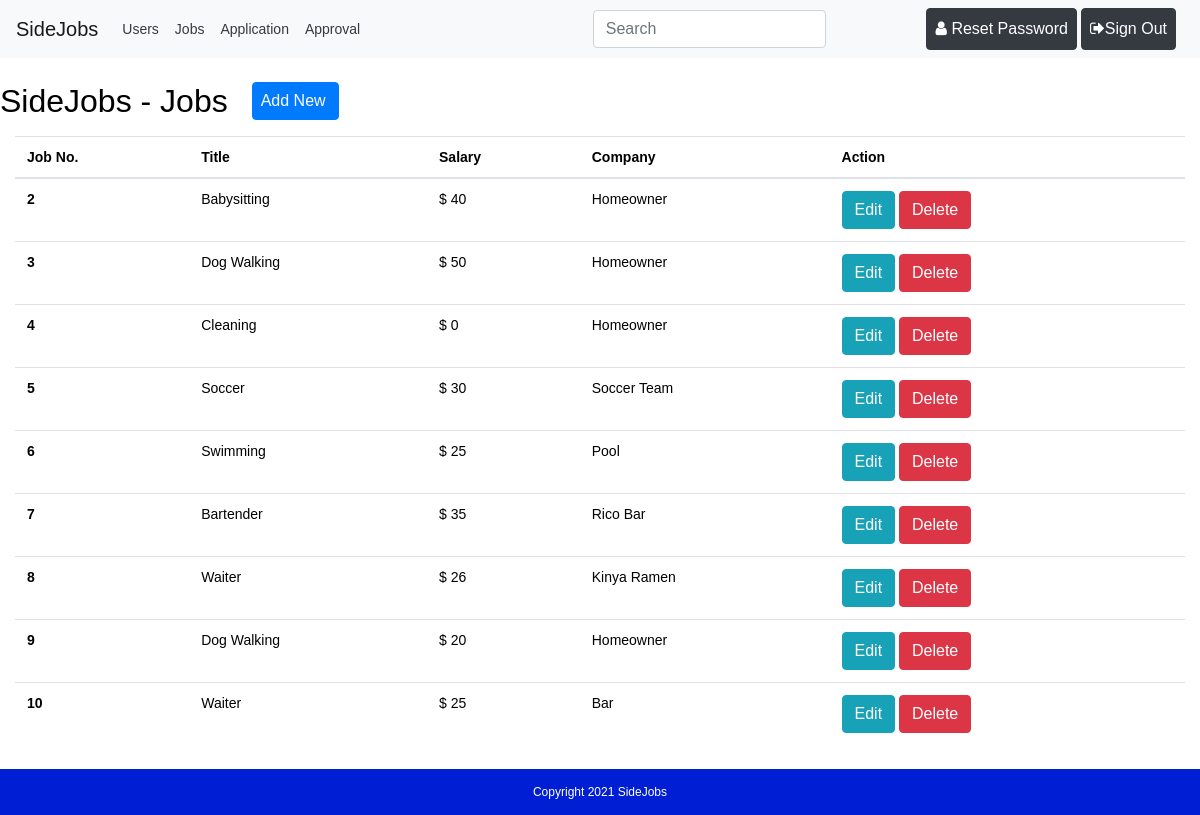
Page /components/job/view.php (signed in) on the earlier database version.
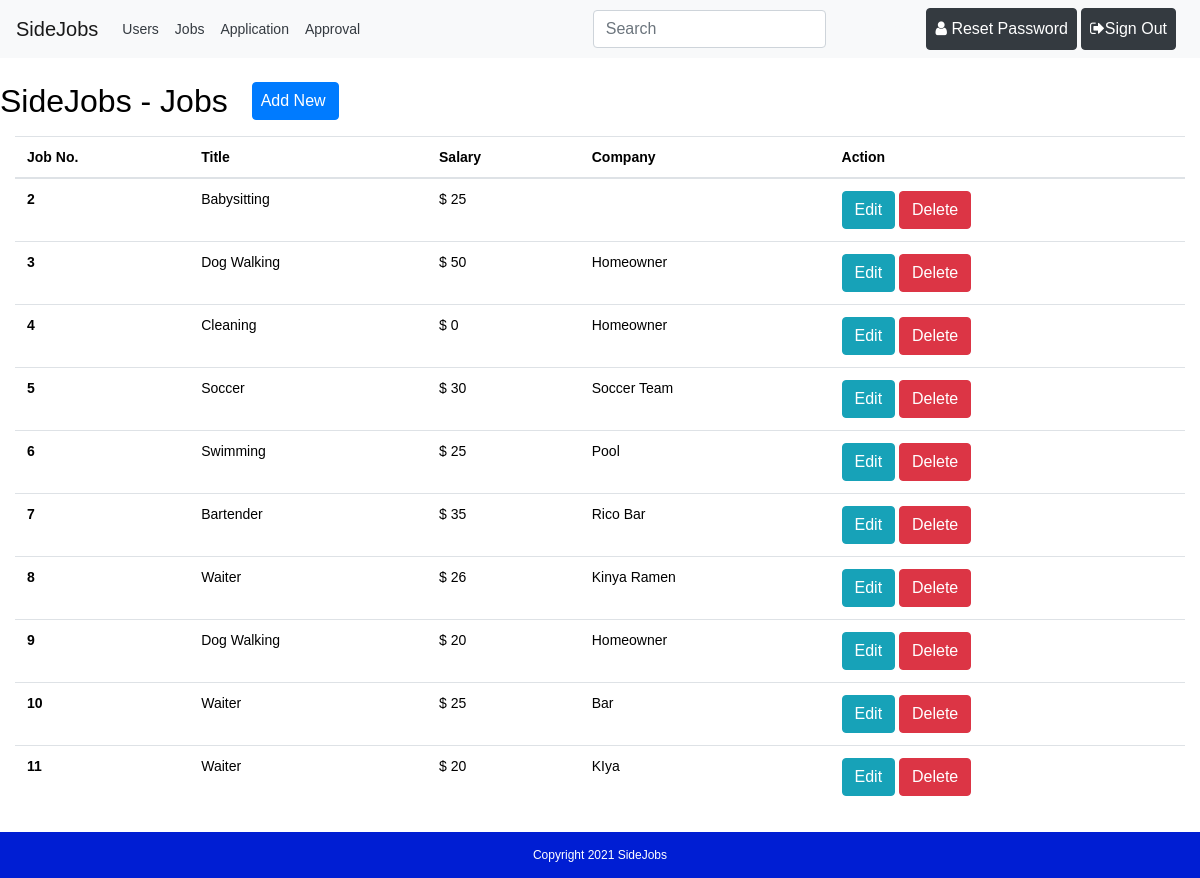
Same page on the later database version.
### tables this page shows
CREATE TABLE `jobs` (
  `jobID` int(11) NOT NULL,
  `title` varchar(255) NOT NULL,
  `description` varchar(255) NOT NULL,
  `company` varchar(50) NOT NULL,
  `salary` float(50,0) NOT NULL,
  `email` varchar(50) NOT NULL,
  `userID` int(11) DEFAULT NULL
);

### components/job/view.php (the view, shortened to what this page needs)
<?php
$path = $_SERVER['DOCUMENT_ROOT'];
$path .= "/sidejob/";
require_once($path . 'connect.php');
$ReadSql = "SELECT * FROM `jobs`";
$res = mysqli_query($connection, $ReadSql);
?>
<?php require($path . 'templates/header.php') ?>
	<div class="container-fluid my-4">
		<div class="row my-2">
			<h2>SideJobs - Jobs</h2>
			<a href="add.php"><button type="button" class="btn btn-primary ml-4 pl-2">Add New</button></a>
		</div>
		<table class="table ">
		<thead>
			<tr>
				<th>Job No.</th>
				<th>Title</th>
				<th>Salary</th>
				<th>Company</th>
				<th>Action</th>
			</tr>
		</thead>
		<tbody>
		<?php
		while($r = mysqli_fetch_assoc($res)){
		?>
			<tr>
				<th scope="row"><?php echo $r['jobID']; ?></th>
				<td><?php echo $r['title']; ?></td>
				<td>$ <?php echo $r['salary']; ?></td>
				<td><?php echo $r['company']; ?></td>
				<td>
					<a href="update.php?id=<?php echo $r['jobID']; ?>"><button type="button" class="btn btn-info">Edit</button></a>
					<button type="button" class="btn btn-danger btn-xs" data-toggle="modal" data-target="#myModal<?php echo $r['jobID']; ?>">Delete</button>
				</td>
			</tr>
		<?php } ?>
		</tbody>
		</table>
	</div>
<?php require($path . 'templates/footer.php') ?>

Differences in the rows shown:
changed jobs "Babysitting": salary "40" → "25"; company "Homeowner" → (not shown)
added jobs: jobID "11", title "Waiter", salary "20", company "KIya"
